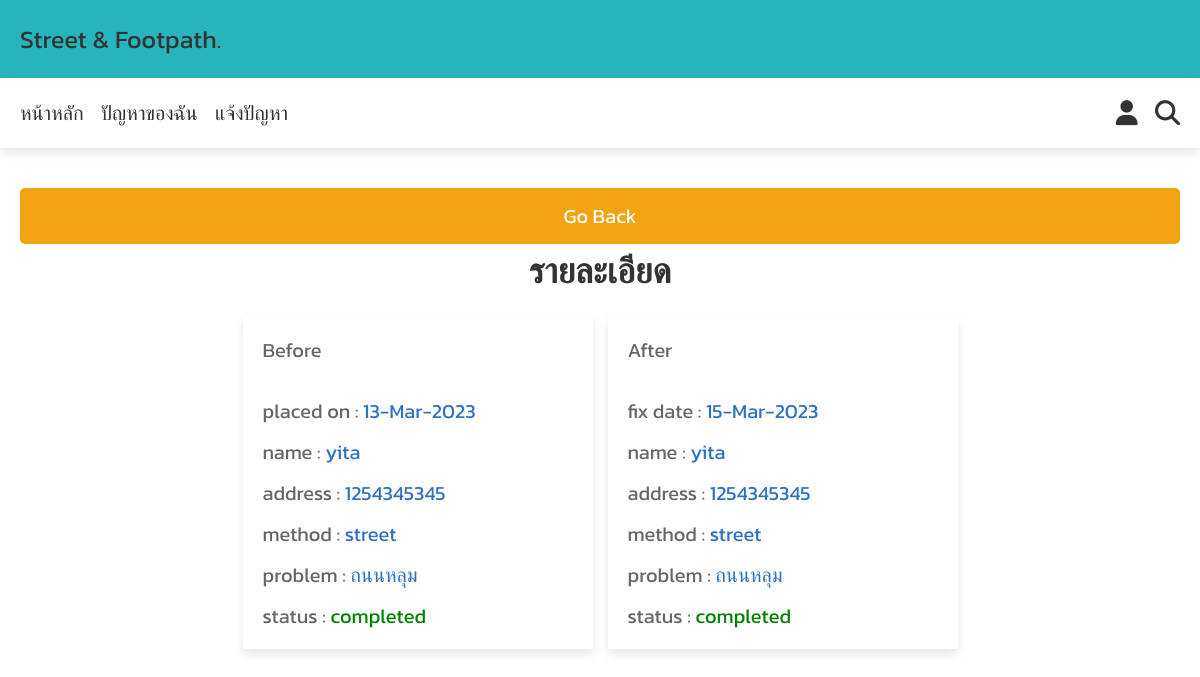
/view_page.php?pid=29, run on the app's committed database.
### tables this page shows
CREATE TABLE `orders` (
  `id` int(100) NOT NULL,
  `user_id` int(100) NOT NULL,
  `name` varchar(100) NOT NULL,
  `number` varchar(12) NOT NULL,
  `email` varchar(100) NOT NULL,
  `method` varchar(50) NOT NULL,
  `problem` varchar(500) NOT NULL,
  `address` varchar(500) NOT NULL,
  `image` varchar(200) NOT NULL,
  `placed_on` varchar(50) NOT NULL,
  `status` varchar(20) NOT NULL DEFAULT 'pending'
);

CREATE TABLE `cm_problems` (
  `id` int(11) NOT NULL,
  `pid` int(11) NOT NULL,
  `c_image` varchar(200) NOT NULL,
  `c_place_on` varchar(50) NOT NULL
);

### view_page.php (the view, shortened to what this page needs)
<?php
@include 'config.php';
?>
<!DOCTYPE html>
<html lang="en">
<head>
   <link rel="stylesheet" href="https://cdnjs.cloudflare.com/ajax/libs/font-awesome/6.1.1/css/all.min.css">
   <link rel="stylesheet" href="css/style.css">
</head>
<body>
   <?php include 'header.php'; ?>
   <section class="placed-orders">
    <div class="flex-btn">
         <a href="index.php" class="option-btn">go back</a>
      </div>
      <h1 class="title">รายละเอียด</h1>
      <div class="box-container">
         <?php
         $pid = $_GET['pid'];
         $select_orders = $conn->prepare("SELECT * FROM `orders` WHERE id = ?");
         $select_orders->execute([$pid]);
         if ($select_orders->rowCount() > 0) {
            $fetch_orders = $select_orders->fetch(PDO::FETCH_ASSOC);
            $status = $fetch_orders['status'];
            if ($status == 'pending') {
         ?>
               <div class="box">
                  <img src="uploaded_img/<?= $fetch_orders['image']; ?>" alt="">
                  <p> placed on : <span><?= $fetch_orders['placed_on']; ?></span> </p>
                  <p> name : <span><?= $fetch_orders['name']; ?></span> </p>
                  <p> address : <span><?= $fetch_orders['address']; ?></span> </p>
                  <p> method : <span><?= $fetch_orders['method']; ?></span> </p>
                  <p> problem : <span><?= $fetch_orders['problem']; ?></span> </p>
                  <p> status : <span style="color:<?php if ($status == 'pending') {
                                                      echo 'red';
                                                   } else {
                                                      echo 'green';
                                                   }; ?>"><?= $status; ?></span> </p>
               </div>
            <?php
            } else if ($status == 'completed') {
               $select_complete = $conn->prepare("SELECT * FROM `cm_problems` JOIN `orders` ON `cm_problems`.`pid` = `orders`.`id` WHERE `orders`.`id` = ?
               ");
               $select_complete->execute([$pid]);
               $fetch_complete = $select_complete->fetch(PDO::FETCH_ASSOC);
            ?>
               <div class="box">
                  <p> Before </span> </p>
                  <p> placed on : <span><?= $fetch_orders['placed_on']; ?></span> </p>
                  <p> name : <span><?= $fetch_orders['name']; ?></span> </p>
                  <p> address : <span><?= $fetch_orders['address']; ?></span> </p>
                  <p> method : <span><?= $fetch_orders['method']; ?></span> </p>
                  <p> problem : <span><?= $fetch_orders['problem']; ?></span> </p>
                  <p> status : <span style="color:<?php if ($status == 'pending') {
                                                      echo 'red';
                                                   } else {
                                                      echo 'green';
                                                   }; ?>"><?= $status; ?></span> </p>
               </div>
               <div class="box">
                  <p> After </span> </p>
                  <p> fix date : <span><?= $fetch_complete['c_place_on']; ?></span> </p>
                  <p> name : <span><?= $fetch_complete['name']; ?></span> </p>
                  <p> address : <span><?= $fetch_complete['address']; ?></span> </p>
                  <p> method : <span><?= $fetch_complete['method']; ?></span> </p>
                  <p> problem : <span><?= $fetch_complete['problem']; ?></span> </p>
                  <p> status : <span style="color:<?php if ($status == 'pending') {
                                                      echo 'red';
                                                   } else {
                                                      echo 'green';
                                                   }; ?>"><?= $status; ?></span> </p>
               </div>
         <?php
            }
         } else {
            echo '<p class="empty">ยังไม่ได้แจ้งปัญหาใด ๆ</p>';
         }
         ?>
      </div>
   </section>
</body>
</html>

### css/style.css (style rules this page uses)
.placed-orders .box-container { display: grid; grid-template-columns: repeat(auto-fit, 35rem); gap:1.5rem; justify-content: center; align-items: flex-start; }
.placed-orders .box-container .box { padding:1rem 2rem; flex:1 1 40rem; background-color: var(--white); box-shadow: var(--box-shadow); }
.placed-orders .box-container .box p { margin:.5rem 0; line-height: 1.8; font-size: 2rem; color:var(--light-color); }
.placed-orders .box-container .box p span { color:var(--green); }

### css/components.css (style rules this page uses)
:root { --green:#2d71c5; --orange:#f3a412; --red:#e74c3c; --black:#333; --light-color:#666; --white:#fff; --light-bg:#f6f6f6; --black-bg:#000000; --border:.2rem solid var(--black); --box-shadow:0 .5rem 1rem rgba(0,0,0,.1); --cyan:#28b4bb; }
* { font-family: 'kanit', sans-serif; margin:0; padding:0; box-sizing: border-box; outline: none; border:none; text-decoration: none; color:var(--black); }
body { background-color: var(--white-bg); padding-bottom: 6.5rem; }
html { font-size: 62.5%; overflow-x: hidden; scroll-behavior: smooth; scroll-padding-top: 6.5rem; }
section { padding:3rem 2rem; max-width: 1200px; margin:0 auto; }
.btn, .delete-btn, .option-btn { display: block; width: 100%; margin-top: 1rem; border-radius: .5rem; color:var(--white); font-size: 2rem; padding:1.3rem 3rem; text-transform: capitalize; cursor: pointer; text-align: center; }
.option-btn { background-color: var(--orange); }
.flex-btn { display: flex; flex-wrap: wrap; gap:1rem; }
.flex-btn > * { flex:1; }
.title { text-align: center; margin-bottom: 2rem; text-transform: uppercase; color:var(--black); font-size: 3.5rem; }

### data on the page
orders: placed_on "13-Mar-2023", name "yita", address "1254345345", method "street", problem "ถนนหลุม", status "completed"
cm_problems: c_place_on "15-Mar-2023", orders.name "yita", orders.address "1254345345", orders.method "street", orders.problem "ถนนหลุม"
